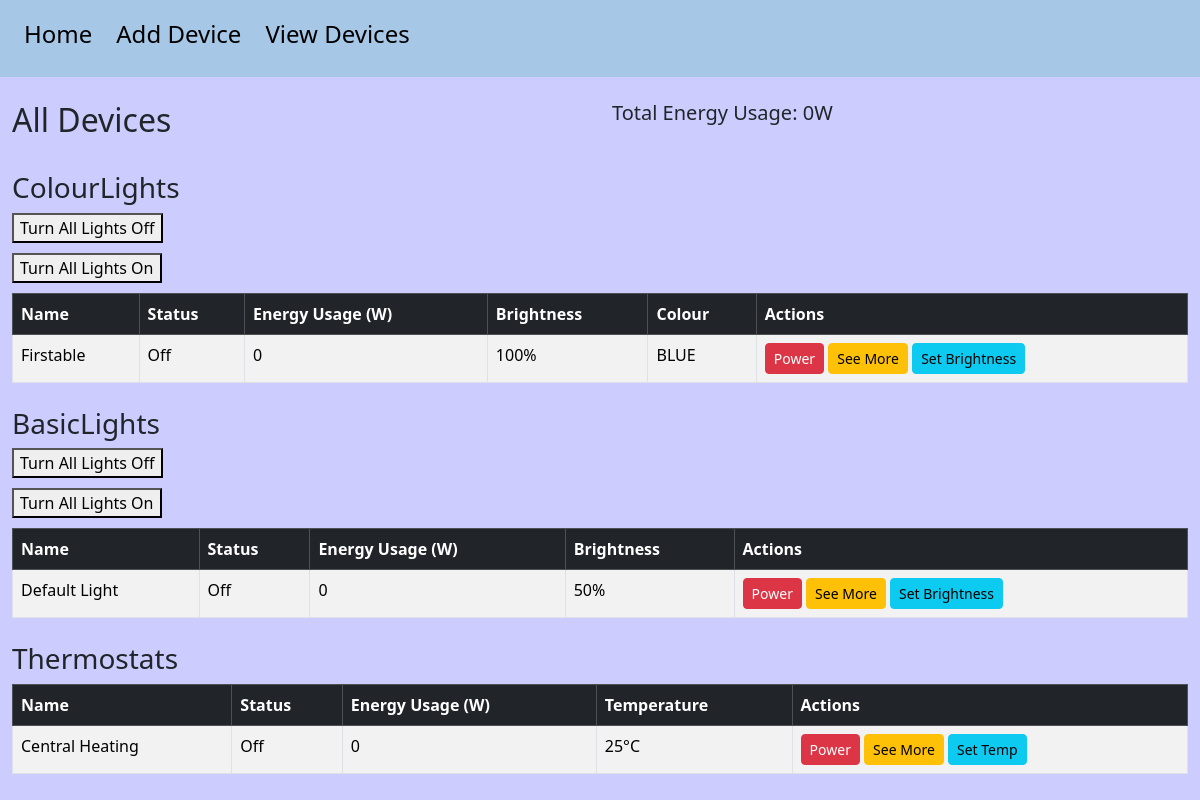
Page /alldevices on the committed database.
### database.py (models this page shows, shortened)
class Device(db.Model):
    __tablename__ = "devices"
    id = db.Column(db.Integer, primary_key=True)
    name = db.Column(db.String(80), nullable=False)
    type = db.Column(db.String(20), nullable=False)
    status = db.Column(db.Boolean, default=False)
    temperature = db.Column(db.Integer, nullable=True)
    brightness = db.Column(db.Integer, nullable=True)
    colour = db.Column(db.String(20), nullable=True)

### routes.py (the view)
@app.route('/alldevices', methods=['GET'])
def view_all():
    devices = Device.query.all()
    grouped_devices = defaultdict(list)
    device_objects = {}
    for dev in devices:
        grouped_devices[dev.type].append(dev)
        obj = None
        if dev.type == 'BasicLight':
            obj = BasicLight(dev.name, dev.brightness, Colour.DEFAULT, dev.status)
        elif dev.type == 'ColourLight':
            colour_enum = colour_from_string(dev.colour)
            obj = ColourLight(dev.name, dev.brightness, colour_enum, dev.status)
        elif dev.type == 'Thermostat':
            obj = Thermostat(dev.name, temperature=dev.temperature or 20, status=dev.status)
        elif dev.type == 'Kettle':
            obj = Kettle(dev.name, set_temp=dev.temperature or 100, status=dev.status)
        elif dev.type == 'Camera':
            obj = Camera(dev.name, dev.status)
        elif dev.type == 'DoorLock':
            obj = DoorLock(dev.name, dev.status)
        if obj is not None and dev.id is not None:
            device_objects[int(dev.id)] = obj
    total_energy = sum(obj.get_energy_usage() for obj in device_objects.values())
    return render_template(
        "devicelist.html",
        grouped_devices=grouped_devices,
        device_objects=device_objects,
        total_energy=total_energy
    )

### models.py (called while the page is built)
def colour_from_string(colour_str):
    try:
        return Colour[colour_str.upper()]
    except (KeyError, AttributeError):
        return Colour.DEFAULT

    @colour.setter
    def colour(self, colour):
        if not isinstance(colour, Colour):
            raise TypeError("Colour must be a valid Colour enum")
        if not self._is_colour_allowed(colour):
            raise ValueError(f"This Device cannot change colours")
        self._colour = colour

    @brightness.setter
    def brightness(self, value):
        if 0 <= value <= 100:
            self._brightness = value
        else:
            raise ValueError("Brightness must be between 0 and 100")

    def _is_colour_allowed(self, colour: Colour) -> bool:
        return colour in self.ALLOWED_COLOURS

    def get_energy_usage(self):
        return 5 if self._status else 0

    def _is_colour_allowed(self, colour: Colour) -> bool:
        return True  # All colours allowed

    def get_energy_usage(self):
        return 5 if self._status else 0

    def get_energy_usage(self):
        return 50 if self._status else 0

### templates/devicelist.html (shortened to what this page needs)
{% extends 'base.html' %}
{% block body %}
<br>
<div class="row">
    <div class="col">
        <h2>All Devices</h2>
    </div>
    <div class="col">
            <h5>Total Energy Usage: {{ total_energy }}W</h5>
    </div>
</div>
{% for type, devices in grouped_devices.items() %}
    <h3 class="mt-4">{{ type }}s</h3>
    {% if type == 'BasicLight' or type == 'ColourLight' %}
    <form method="POST" action="{{ url_for('turn_off_lights') }}">
        <button type="submit" style="margin-bottom: 10px;">Turn All Lights Off</button>
    </form>
    <form method="POST" action="{{ url_for('turn_on_lights') }}">
        <button type="submit" style="margin-bottom: 10px;">Turn All Lights On</button>
    </form>
    {% endif %}
    <table class="table table-striped table-bordered">
        <thead class="table-dark">
            <tr>
                <th>Name</th>
                <th>Status</th>
                <th>Energy Usage (W)</th>
                {% if type == 'Thermostat' or type == 'Kettle' %}
                    <th>Temperature</th>
                {% endif %}
                {% if type == 'BasicLight' or type == 'ColourLight' %}
                    <th>Brightness</th>
                {% endif %}
                {% if type == 'ColourLight' %}
                    <th>Colour</th>
                {% endif %}
                <th>Actions</th>
            </tr>
        </thead>
        <tbody>
            {% for device in devices %}
            <tr>
                <td>{{ device.name }}</td>
                <td>{{ 'On' if device.status else 'Off' }}</td>
                <td>
                {% if device.id in device_objects %}
                {{ device_objects[device.id].get_energy_usage() }}
                {% else %}
                N/A
                {% endif %}
                </td>
                {% if type == 'Thermostat' or type == 'Kettle' %}
                <td>{{ device.temperature }}°C</td>
                {% endif %}
                {% if type == 'BasicLight' or type== 'ColourLight' %}
                <td>{{ device.brightness }}%</td>
                {% endif %}
                {% if type== 'ColourLight' %}
                <td>{{ device.colour }}</td>
                {% endif %}
                <td>
                    {% if type == 'DoorLock' %}
                    <form method="POST" action="{{ url_for('toggle_device', device_id=device.id) }}" style="display:inline;">
                        <button class="btn btn-sm btn-danger">Lock/Unlock</button>
                    </form>
                    {% else %}
                    <form method="POST" action="{{ url_for('toggle_device', device_id=device.id) }}" style="display:inline;">
                        <button class="btn btn-sm btn-danger">Power</button>
                    </form>
                    {% endif %}
                    <form method="POST" action="{{ url_for('device_info', device_id=device.id) }}" style="display:inline;">
                        <button class="btn btn-sm btn-warning">See More</button>
                    </form>
                    {% if device.type == 'Thermostat' or device.type == 'Kettle' %}
                        <a class="btn btn-sm btn-info" href="{{ url_for('update_temperature', device_id=device.id) }}">Set Temp</a>
                    {% endif %}
                    {% if device.type == 'BasicLight' or device.type == 'ColourLight' %}
                        <a class="btn btn-sm btn-info" href="{{ url_for('update_brightness', device_id=device.id) }}">Set Brightness</a>
                    {% endif %}
                </td>
            </tr>
            {% endfor %}
        </tbody>
    </table>
{% endfor %}
{% endblock %}

### templates/base.html (shortened to what this page needs)
<!DOCTYPE html>
<html>
<head>
    <link href="/static/bootstrap.min.css" rel="stylesheet">
    <link href="/static/style.css" rel="stylesheet">
</head>
<body>
    <header>
        <div class="container-fluid">
            <div class="row">
                <div class="col-6">
                    <nav>
                        <a href="{{ url_for('home') }}"><h4>Home</h4></a>
                        <a href="{{ url_for('add_device') }}"><h4>Add Device</h4></a>
                        <a href="{{ url_for('view_all') }}"><h4>View Devices</h4></a>
                    </nav>
                </div>
            </div>
        </div>
    </header>
    <div class="container-fluid" id="maincontent">
    {% block body %} {% endblock %}
    </div>
</body>
</html>

### static/style.css (style rules this page uses)
header { background-color: #A7C7E7; }
nav a { float: left; text-align: center; padding: 20px 12px; text-decoration: none; font-weight: 400; color: black; }
body { background-color: #CCCCFF; }

### rows in the picture
Device: type "ColourLight", shows "Brightness", name "Firstable", status "Off", status "0", brightness "100", colour "BLUE"
Device: type "BasicLight", shows "Brightness", name "Default Light", status "Off", status "0", brightness "50"
Device: type "Thermostat", shows "Temperature", name "Central Heating", status "Off", device_objects "0", temperature "25"

### other values in the picture
{{ total_energy }} "0"
